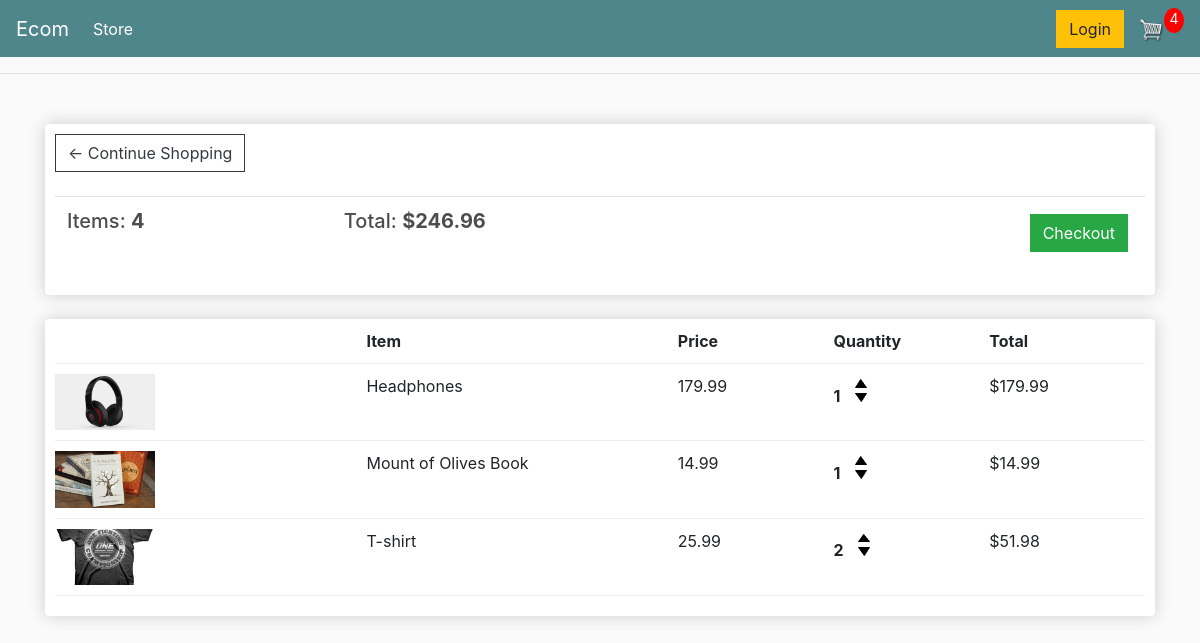
/cart/ (signed in), run on an earlier commit of the app's database.
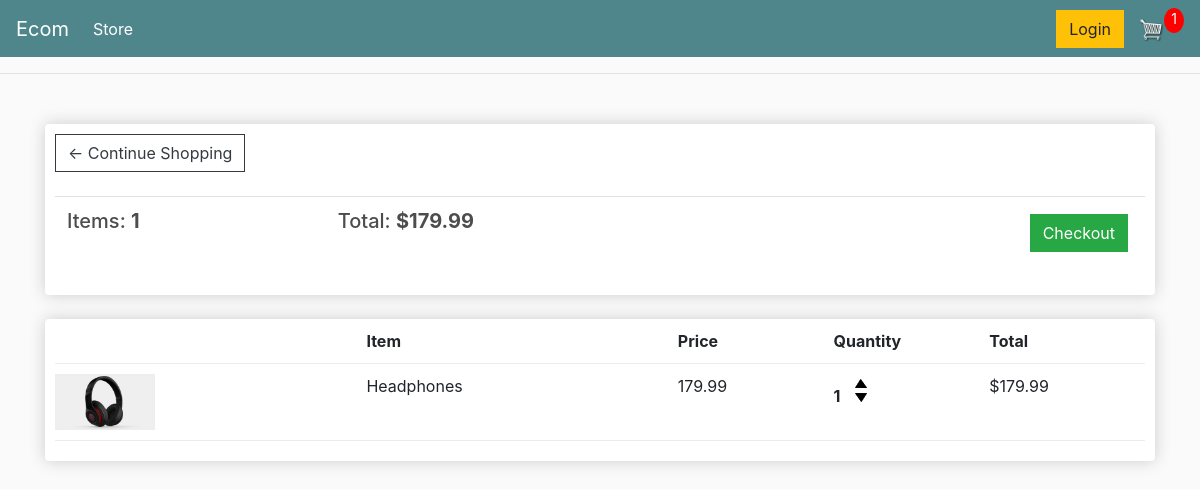
And on a later commit of the database.
### store/models.py (models this page shows, shortened)
class Order(models.Model):
    customer = models.ForeignKey(Customer, on_delete=models.SET_NULL, blank=True, null=True)
    date_ordered = models.DateTimeField(auto_now_add=True)
    complete = models.BooleanField(default=False, null=True, blank=False)
    transaction_id = models.CharField(max_length=200, null=True)
    def __str__(self):
        return str(self.id)
    @property
    def get_cart_total(self):
        orderitems = self.orderitem_set.all()
        total = sum([item.get_total for item in orderitems])
        return total
    @property
    def get_cart_items(self):
        orderitems = self.orderitem_set.all()
        total = sum([item.quantity for item in orderitems])
        return total

class OrderItem(models.Model):
    product = models.ForeignKey(Product, on_delete=models.SET_NULL, blank=True, null=True)
    order = models.ForeignKey(Order, on_delete=models.SET_NULL, blank=True, null=True)
    quantity = models.IntegerField(default=0, null=True, blank=True)
    date_added = models.DateTimeField(auto_now_add=True)
    def __str__(self):
        return 'order item of order ' + str(self.order.id)
    @property
    def get_total(self):
        total = self.product.price * self.quantity
        return total

class Product(models.Model):
    name = models.CharField(max_length=200, null=True)
    price = models.DecimalField(max_digits=7, decimal_places=2)
    digital = models.BooleanField(default=False, null=True, blank=False)
    image = models.ImageField(null=True, blank=True)
    @property
    def imageURL(self):
        try:
            url = self.image.url
        except:
            url = ''
        return url

### store/views.py (the view)
# urls.py: path('cart/', views.cart, name='cart'),
def cart(request):
    data = cartData(request)
    cartItems = data['cartItems']
    order = data['order']
    items = data['items']
    context = {
        'items': items,
        'order': order,
        'cartItems': cartItems,
    }
    return render(request, 'store/cart.html', context)

### store/utils.py (called while the page is built)
def cartData(request):
    if request.user.is_authenticated:
        customer = request.user.customer
        order, created = Order.objects.get_or_create(customer=customer, complete=False)
        items = order.orderitem_set.all()
        cartItems = order.get_cart_items
    else:
        cookieData = cookieCart(request)
        cartItems = cookieData['cartItems']
        order = cookieData['order']
        items = cookieData['items']
    return {'cartItems': cartItems, 'order': order, 'items': items}

### store/templates/store/cart.html (shortened to what this page needs)
{% extends 'store/main.html' %}
{% load static %}
{% block content %}
    <div class="row">
        <div class="col-lg-12">
            <div class="box-element">
                <a href="{% url 'store' %}" class="btn btn-outline-dark">&#x2190; Continue Shopping</a>
                <br>
                <br>
                <table class="table">
                    <tr>
                        <th><h5>Items: <strong>{{order.get_cart_items}}</strong></h5></th>
                        <th><h5>Total: <strong>${{order.get_cart_total}}</strong></h5></th>
                        <th>
                            <a href="{% url 'checkout' %}" style="float: right; margin: 5px;" class="btn btn-success">Checkout</a>
                        </th>
                    </tr>
                </table>
            </div>
            <br>
            <div class="box-element">
                <div class="cart-row">
                    <div style="flex: 2"></div>
                    <div style="flex: 2"><strong>Item</strong></div>
                    <div style="flex: 1"><strong>Price</strong></div>
                    <div style="flex: 1"><strong>Quantity</strong></div>
                    <div style="flex: 1"><strong>Total</strong></div>
                </div>
                {% for item in items %}
                <div class="cart-row">
                    <div style="flex: 2"><img src="{{item.product.imageURL}}" class="row-image"></div>
                    <div style="flex: 2"><p>{{item.product.name}}</p></div>
                    <div style="flex: 1"><p>{{item.product.price|floatformat:2}}</p></div>
                    <div style="flex: 1">
                        <p class="quantity">{{item.quantity}}</p>
                        <div class="quantity">
                            <img src="{% static 'images/arrow-up.png' %}" class="chg-quantity update-cart" data-product="{{item.product.id}}" data-action="add">
                            <img src="{% static 'images/arrow-down.png' %}" class="chg-quantity update-cart" data-product="{{item.product.id}}" data-action="remove">
                        </div>
                    </div>
                    <div style="flex: 1">${{item.get_total|floatformat:2}}</div>
                </div>
                {% endfor %}
            </div>
        </div>
    </div>
{% endblock %}

### store/templates/store/main.html (shortened to what this page needs)
<!DOCTYPE html>
{% load static %}
<html lang="en">
<head>
    <link rel="stylesheet" href="https://stackpath.bootstrapcdn.com/bootstrap/4.5.0/css/bootstrap.min.css">
    <link rel="stylesheet" href="{% static 'css/main.css' %}">
</head>
<body>
    <nav class="navbar navbar-expand-lg navbar-dark bg-dark">
        <a class="navbar-brand" href="{% url 'store' %}">Ecom</a>
        <div class="collapse navbar-collapse" id="navbarSupportedContent">
            <ul class="navbar-nav mr-auto">
                <li class="nav-item active">
                    <a class="nav-link" href="{% url 'store' %}">Store <span class="sr-only">(current)</span></a>
                </li>
            </ul>
            <div class="form-inline my-2 my-lg-0">
                <a href="#" class="btn btn-warning">Login</a>
                <a href="{% url 'cart' %}">
                    <img src="{% static 'images/cart.png' %}" id="cart-icon">
                </a>
                <p id="cart-total">{{cartItems}}</p>
            </div>
        </div>
    </nav>
    <hr>
    <div class="container">
        <br>
        {% block content %}
        {% endblock %}
    </div>
</body>
</html>

### static/css/main.css (style rules this page uses)
body { background-color: hsl(0, 0%, 98%); }
h1,h2,h3,h4,h5,h6 { color:hsl(0, 0%, 30%); }
.box-element { box-shadow:hsl(0, 0%, 80%) 0 0 16px; background-color: #fff; border-radius: 4px; padding: 10px; }
.bg-dark { background-color: #4f868c!important; }
#cart-icon { width:25px; display: inline-block; margin-left: 15px; }
#cart-total { display: block; text-align: center; color:#fff; background-color: red; width: 20px; height: 25px; border-radius: 50%; font-size: 14px; }
.col-lg-4, .col-lg-6, .col-lg-8, .col-lg-12 { margin-top: 10px; }
.btn { border-radius: 0; }
.row-image { width: 100px; }
.cart-row { display: flex; align-items: flex-stretch; padding-bottom: 10px; margin-bottom: 10px; border-bottom: 1px solid #ececec; }
.quantity { display: inline-block; font-weight: 700; padding-right:10px; }
.chg-quantity { width: 12px; cursor: pointer; display: block; margin-top: 5px; transition:.1s; }

What changed in the data, as far as the page shows it:
no longer on this page (row edited): Order: get_cart_items "4", get_cart_total "246.96"
removed OrderItem: product.imageURL (picture), product.name "Mount of Olives Book", product.price "14.99", quantity "1", get_total "14.99"
removed OrderItem: product.imageURL (picture), product.name "T-shirt", product.price "25.99", quantity "2", get_total "51.98"
added Order: get_cart_items "1", get_cart_total "179.99"
Also different on the page:
{{ cartItems }}: "4" → "1"
